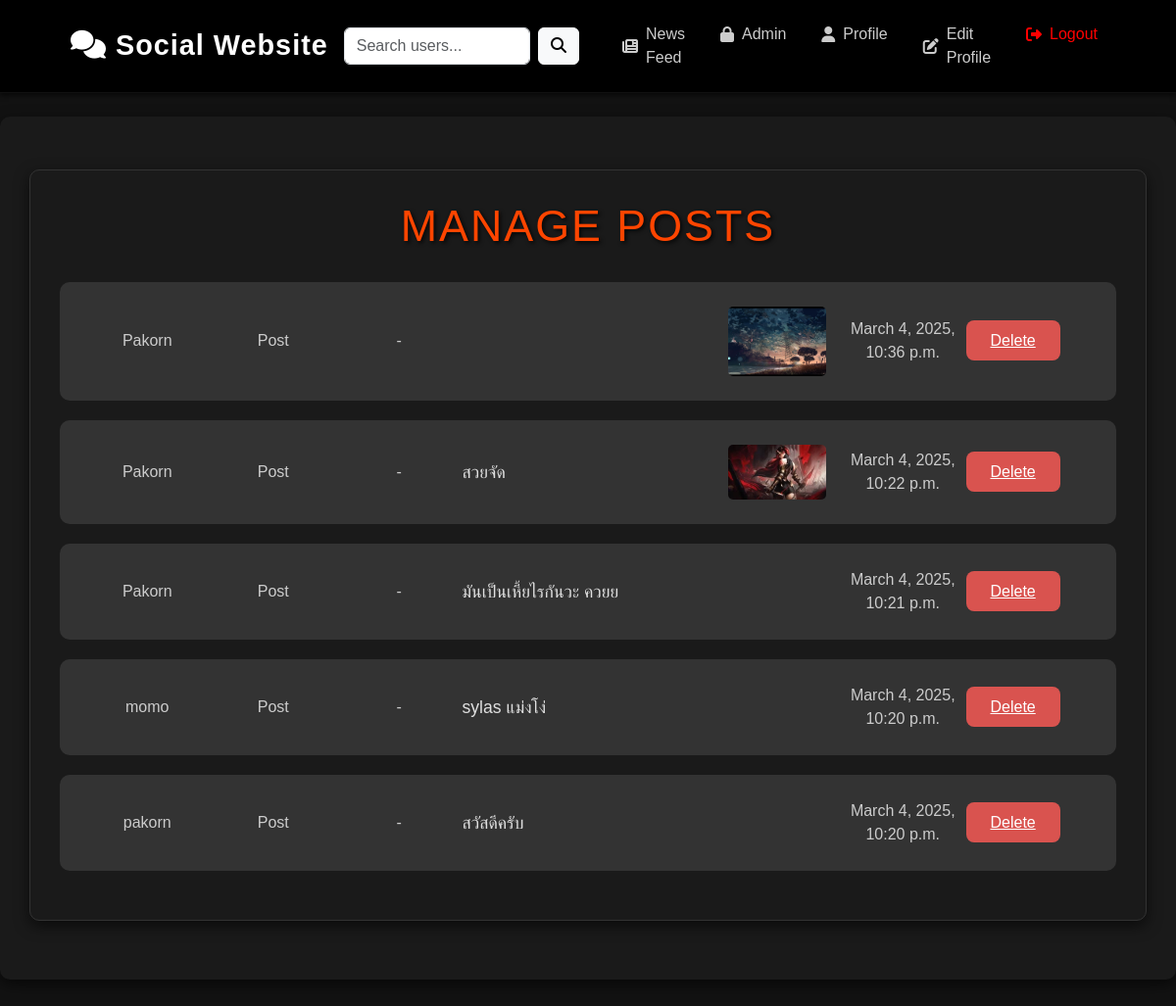
Page /posts/admin/posts/ (signed in) on the earlier database version.
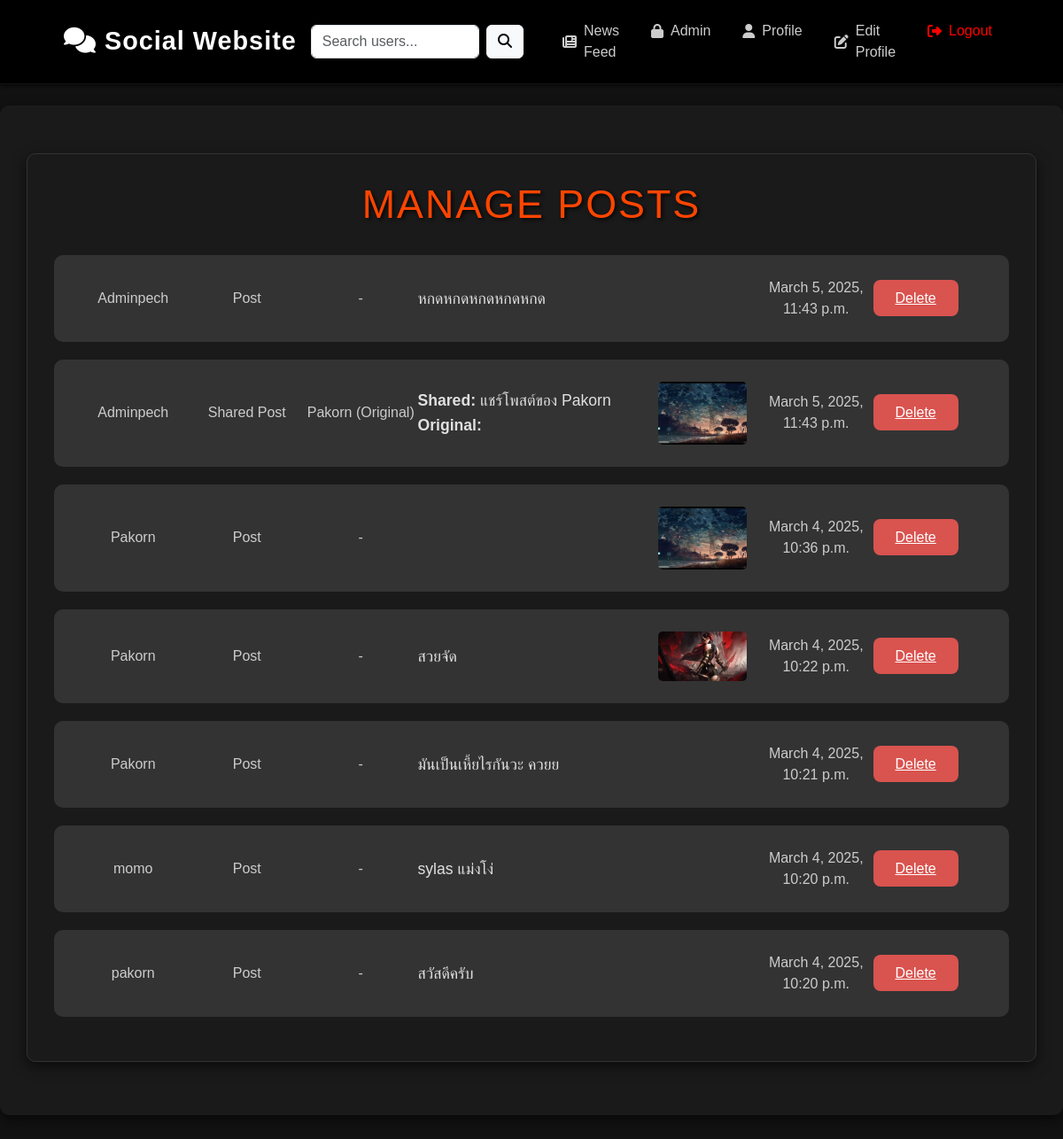
Same page on the later database version.
### posts/models.py (models this page shows, shortened)
class Post(models.Model):
    user = models.ForeignKey(settings.AUTH_USER_MODEL, on_delete=models.CASCADE)
    content = models.TextField(blank=True, default="")
    image = models.ImageField(upload_to="post_images/", blank=True, null=True)
    created_at = models.DateTimeField(auto_now_add=True, db_index=True)
    updated_at = models.DateTimeField(auto_now=True)
    liked_by = models.ManyToManyField(settings.AUTH_USER_MODEL, related_name="liked_posts", blank=True)
    share_count = models.PositiveIntegerField(default=0)  # เพิ่ม share_count
    @property
    def type(self):
        return 'post'
    class Meta:
        ordering = ["-created_at"]
        verbose_name_plural = "Posts"

class Share(models.Model):
    user = models.ForeignKey(settings.AUTH_USER_MODEL, on_delete=models.CASCADE, related_name="user_shares", db_index=True)
    post = models.ForeignKey('posts.Post', on_delete=models.CASCADE, related_name="shares", db_index=True)
    content = models.TextField(blank=True, default="")
    created_at = models.DateTimeField(auto_now_add=True, db_index=True)
    updated_at = models.DateTimeField(auto_now=True)
    liked_by = models.ManyToManyField(settings.AUTH_USER_MODEL, related_name="liked_shares", blank=True)
    image = models.ImageField(upload_to="share_images/", null=True, blank=True)
    @property
    def type(self):
        return 'share'
    class Meta:
        ordering = ["-created_at"]
        verbose_name_plural = "Shares"

### users/models.py (models this page shows, shortened)
class CustomUser(AbstractUser):
    profile_picture = models.ImageField(upload_to="profile_pics/", blank=True, null=True)
    bio = models.TextField(blank=True, null=True)
    is_admin = models.BooleanField(default=False)
    followers = models.ManyToManyField("self", symmetrical=False, related_name="following", blank=True)
    def is_admin(self):
        admin_emails = ["omnoi123p@gmail.com"]  # ✅ Add your admin email(s) here
        return self.email in admin_emails

### posts/views.py (the view)
# urls.py: path('admin/posts/', views.manage_posts, name='manage_posts'),
@staff_member_required
def manage_posts(request):
    posts = Post.objects.all()
    shares = Share.objects.all()
    items = list(posts) + list(shares)  # รวมทั้งโพสต์และแชร์เข้าไปในรายการ
    items.sort(key=lambda x: x.created_at, reverse=True)  # เรียงตามวันที่ใหม่สุด
    return render(request, "posts/manage_posts.html", {"items": items})

### posts/templates/posts/manage_posts.html (shortened to what this page needs)
{% extends "home.html" %}
{% block content %}
<div class="container mt-4 manage-posts-container">
    <h2>Manage Posts</h2>
    <ul class="post-list">
        {% for item in items %}
        <li class="post-item">
            <div class="post-user">{{ item.user.username }}</div>
            <div class="post-type">
                {% if item.type == 'post' %}
                    Post
                {% elif item.type == 'share' %}
                    Shared Post
                {% endif %}
            </div>
            <div class="post-original">
                {% if item.type == 'share' %}
                    {{ item.post.user.username }} (Original)
                {% else %}
                    -
                {% endif %}
            </div>
            <div class="post-content">
                {% if item.type == 'share' %}
                    <b>Shared:</b> {{ item.content }} <br>
                    <b>Original:</b> {{ item.post.content }}
                {% else %}
                    {{ item.content }}
                {% endif %}
            </div>
            <div class="post-image">
                {% if item.image %}
                    <img src="{{ item.image.url }}" alt="Post Image">
                {% elif item.type == 'share' and item.post.image %}
                    <img src="{{ item.post.image.url }}" alt="Original Post Image">
                {% endif %}
            </div>
            <div class="post-created">{{ item.created_at }}</div>
            <div class="post-actions">
                <a href="{% url 'posts:delete_post_admin' item.id %}" class="btn-danger">Delete</a>
            </div>
        </li>
        {% endfor %}
    </ul>
</div>
{% endblock %}

Differences in the rows shown:
added Post: user.username "Adminpech", shows "Post", content "หกดหกดหกดหกดหกด", created_at "March 5, 2025, 11:43 p.m."
added Share: user.username "Adminpech", shows "Shared Post", post.user.username "Pakorn", content "แชร์โพสต์ของ Pakorn", image (picture), created_at "March 5, 2025, 11:43 p.m."
